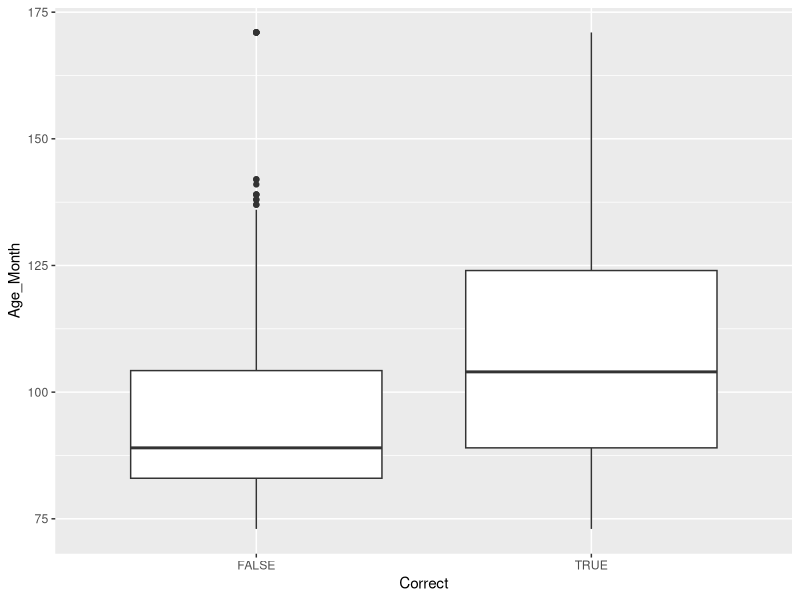
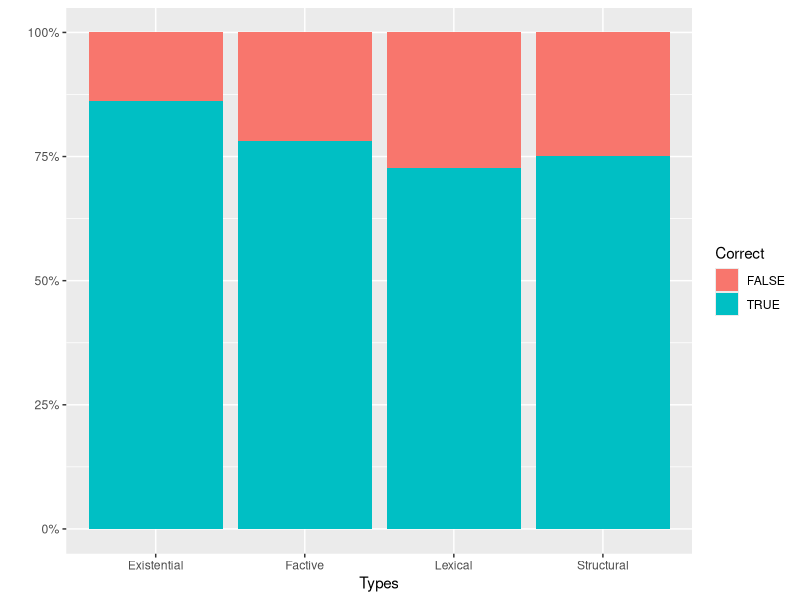
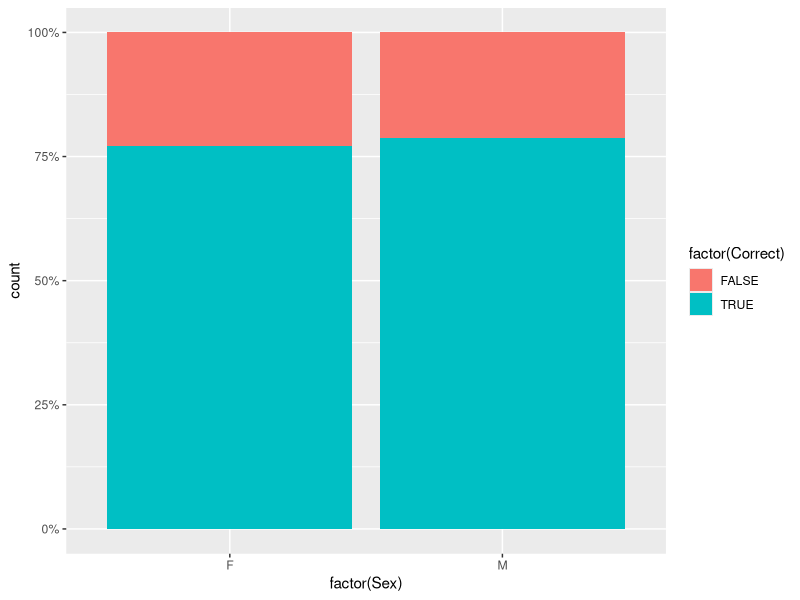
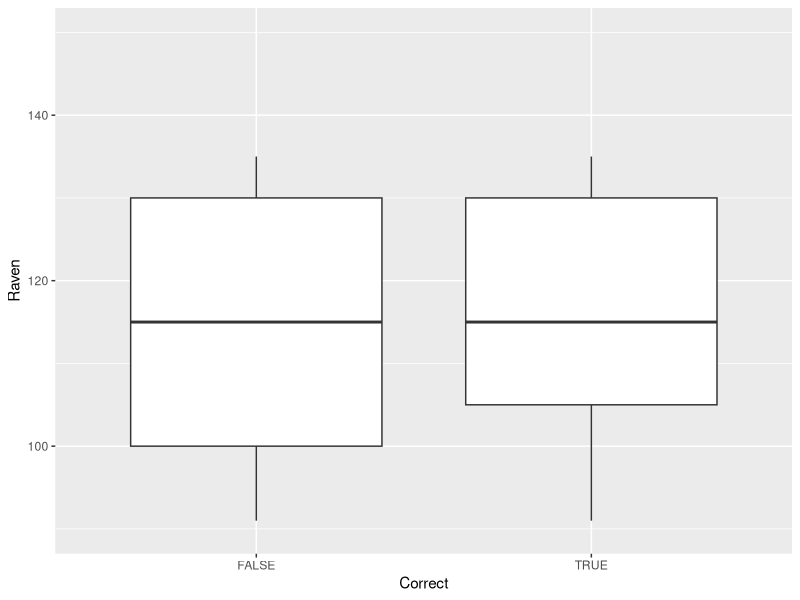

Source code (R) for these figures, in order:
## ---- chunk 1
knitr::opts_chunk$set(echo = TRUE)
## ---- chunk 2
library(readr)
List_of_stimuli <- read_csv("List of stimuli.xlsx")
## ---- chunk 3
library(readr)
library(ggplot2)
PresuppositionType_data <- read_csv("PresuppositionType_data.csv")
data <-PresuppositionType_data
ggplot(data) + 
  geom_boxplot(aes(x = Correct, y = Age_Month))
## ---- chunk 4
library(dplyr)
data2 <- filter(data, Group == "ASD subjects")
## ---- chunk 5
ggplot(data2, aes(factor(Types), fill = factor(Correct))) + 
  geom_bar(position = "fill") + 
  scale_y_continuous(labels = scales::percent)+ 
  xlab("Types") + ylab("") + labs(fill = "Correct")
## ---- chunk 6
ggplot(data2, aes(factor(Sex), fill = factor(Correct))) + 
  geom_bar(position = "fill") + 
  scale_y_continuous(labels = scales::percent)
## ---- chunk 7
data3 <- ggplot(data2, aes(x=Correct, y=Raven))+ geom_boxplot()
data3 + ylim(90, 150)
